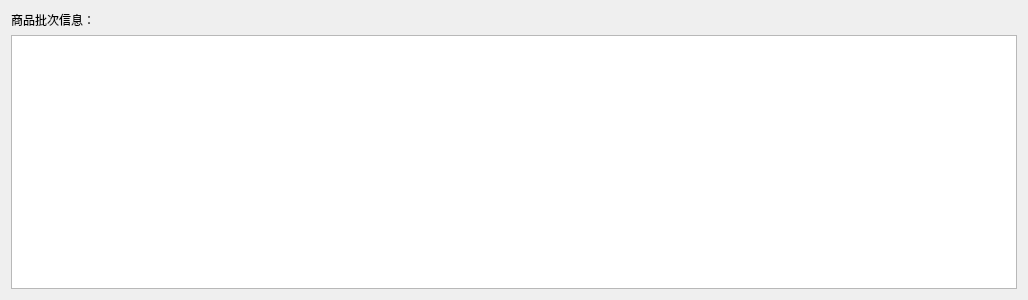
<?xml version="1.0" encoding="UTF-8"?>
<ui version="4.0">
 <class>c_batchesshow</class>
 <widget class="QDialog" name="c_batchesshow">
  <property name="geometry">
   <rect>
    <x>0</x>
    <y>0</y>
    <width>1028</width>
    <height>300</height>
   </rect>
  </property>
  <property name="windowTitle">
   <string>Dialog</string>
  </property>
  <layout class="QVBoxLayout" name="verticalLayout">
   <item>
    <widget class="QLabel" name="label">
     <property name="text">
      <string>商品批次信息：</string>
     </property>
    </widget>
   </item>
   <item>
    <widget class="QTableWidget" name="tableWidget"/>
   </item>
  </layout>
 </widget>
 <resources/>
 <connections/>
</ui>
